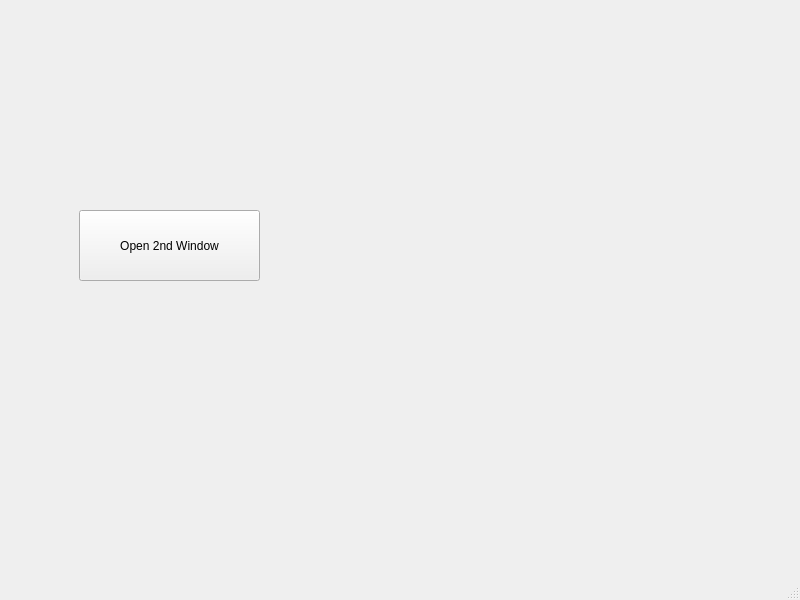
<?xml version="1.0" encoding="UTF-8"?>
<ui version="4.0">
 <class>MainWindow</class>
 <widget class="QMainWindow" name="MainWindow">
  <property name="geometry">
   <rect>
    <x>0</x>
    <y>0</y>
    <width>800</width>
    <height>600</height>
   </rect>
  </property>
  <property name="windowTitle">
   <string>MainWindow</string>
  </property>
  <widget class="QWidget" name="centralwidget">
   <widget class="QPushButton" name="pushButton">
    <property name="geometry">
     <rect>
      <x>79</x>
      <y>210</y>
      <width>181</width>
      <height>71</height>
     </rect>
    </property>
    <property name="text">
     <string>Open 2nd Window</string>
    </property>
   </widget>
  </widget>
  <widget class="QMenuBar" name="menubar">
   <property name="geometry">
    <rect>
     <x>0</x>
     <y>0</y>
     <width>800</width>
     <height>21</height>
    </rect>
   </property>
  </widget>
  <widget class="QStatusBar" name="statusbar"/>
 </widget>
 <resources/>
 <connections/>
</ui>
